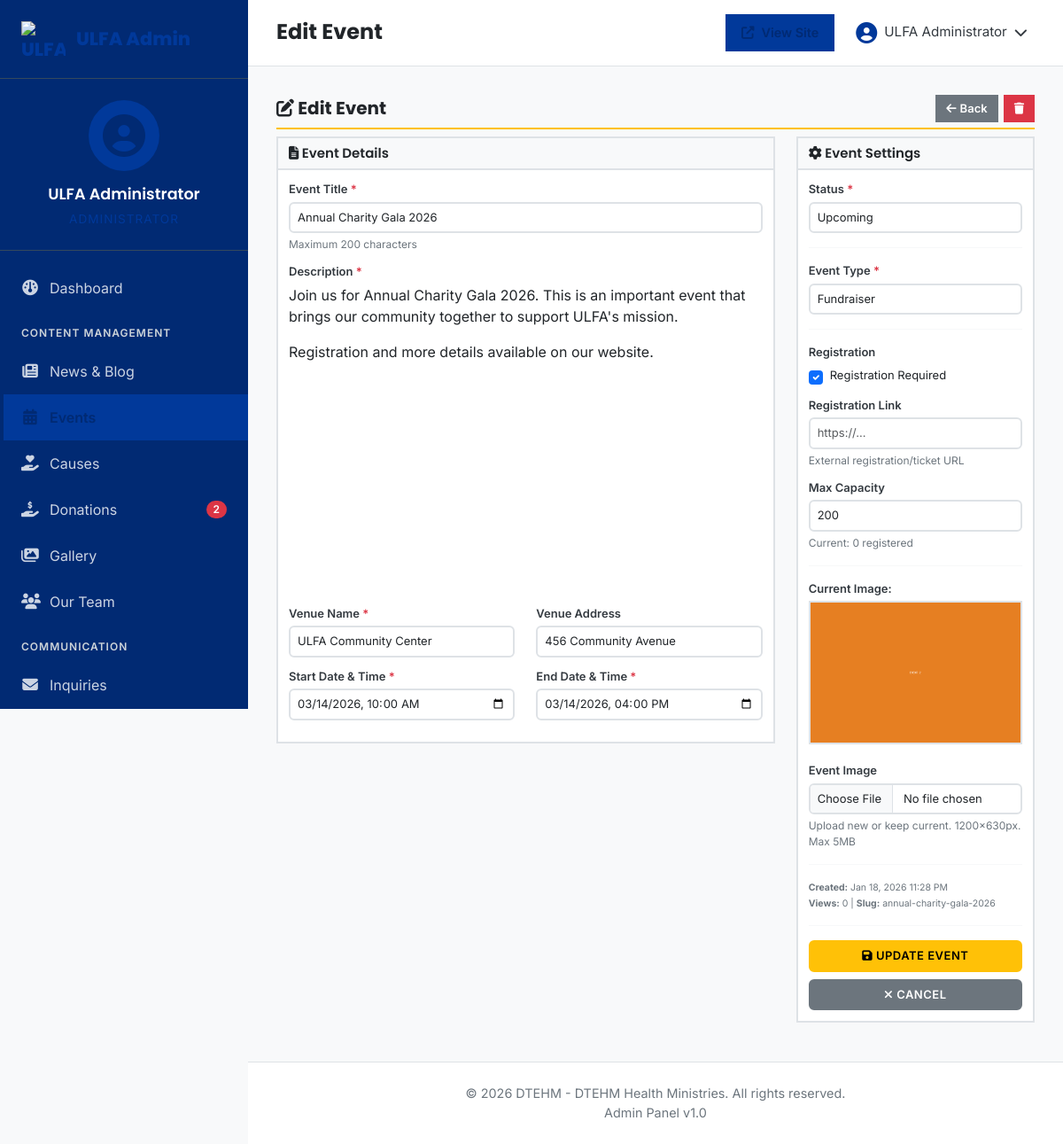
Page /admin/events-edit.php?id=2 (signed in) on the committed database.
### tables this page shows
CREATE TABLE `events` (
  `id` int(11) NOT NULL,
  `title` varchar(200) NOT NULL,
  `slug` varchar(220) NOT NULL,
  `description` longtext NOT NULL,
  `event_image` varchar(255) DEFAULT NULL,
  `event_type` varchar(50) NOT NULL,
  `start_datetime` datetime NOT NULL,
  `end_datetime` datetime NOT NULL,
  `venue_name` varchar(200) NOT NULL,
  `venue_address` text,
  `registration_required` tinyint(1) DEFAULT '0',
  `registration_link` varchar(255) DEFAULT NULL,
  `max_capacity` int(11) DEFAULT '0',
  `current_registrations` int(11) DEFAULT '0',
  `status` enum('upcoming','ongoing','completed','cancelled') DEFAULT 'upcoming',
  `views` int(11) DEFAULT '0',
  `created_by` int(11) NOT NULL,
  `created_at` timestamp NOT NULL DEFAULT CURRENT_TIMESTAMP,
  `updated_at` timestamp NOT NULL DEFAULT CURRENT_TIMESTAMP ON UPDATE CURRENT_TIMESTAMP
);

### admin/config/auth.php (called while the page is built, shortened)
<?php
function generateCSRFToken() {
    return $_SESSION['csrf_token'];
}

### admin/config/crud-helper.php (called while the page is built, shortened)
<?php
function getRecordById($table, $id) {
    try {
        $pdo = getDBConnection();
        $stmt = $pdo->prepare("SELECT * FROM $table WHERE id = ? LIMIT 1");
        $stmt->execute([$id]);
        return $stmt->fetch(PDO::FETCH_ASSOC) ?: null;
    } catch (PDOException $e) {
        error_log("Get record by ID error: " . $e->getMessage());
        return null;
    }
}
function formatDateTime($datetime, $format = 'M d, Y g:i A') {
    return date($format, strtotime($datetime));
}

### admin/events-edit.php (the view, shortened to what this page needs)
<?php
require_once 'config/auth.php';
require_once 'config/crud-helper.php';
$eventId = isset($_GET['id']) ? (int)$_GET['id'] : 0;
$event = getRecordById('events', $eventId);
$eventTypes = ['Fundraiser', 'Workshop', 'Community Service', 'Campaign', 'Awareness', 'Volunteer Drive'];
include 'includes/header.php';
?>
<div class="admin-content">
    <div class="content-header-compact">
        <h1><i class="fas fa-edit"></i> Edit Event</h1>
        <div class="header-actions">
            <a href="events.php" class="btn-sm btn-secondary">
                <i class="fas fa-arrow-left"></i> Back
            </a>
            <a href="events-delete.php?id=<?php echo $eventId; ?>&token=<?php echo generateCSRFToken(); ?>" class="btn-sm btn-danger" onclick="return confirm('Delete this event?');">
                <i class="fas fa-trash"></i>
            </a>
        </div>
    </div>
    <form method="POST" enctype="multipart/form-data" id="eventForm">
        <div class="row">
            <div class="col-lg-8">
                <div class="card-compact">
                    <div class="card-header-compact">
                        <h4><i class="fas fa-file-alt"></i> Event Details</h4>
                    </div>
                    <div class="card-body-compact">
                        <div class="form-group">
                            <label for="title" class="form-label required">Event Title</label>
                            <input
                                type="text"
                                id="title"
                                name="title"
                                class="form-control"
                                placeholder="Enter event title..."
                                required
                                maxlength="200"
                                value="<?php echo htmlspecialchars($event['title']); ?>"
                            >
                            <small class="form-text">Maximum 200 characters</small>
                        </div>
                        <div class="form-group">
                            <label for="description" class="form-label required">Description</label>
                            <div id="editor-container" style="height: 350px; background: #fff;"><?php echo $event['description']; ?></div>
                        </div>
                        <div class="row">
                            <div class="col-md-6">
                                <div class="form-group">
                                    <label for="venue_name" class="form-label required">Venue Name</label>
                                    <input
                                        type="text"
                                        id="venue_name"
                                        name="venue_name"
                                        class="form-control"
                                        placeholder="e.g., Community Center"
                                        required
                                        maxlength="200"
                                        value="<?php echo htmlspecialchars($event['venue_name']); ?>"
                                    >
                                </div>
                            </div>
                            <div class="col-md-6">
                                <div class="form-group">
                                    <label for="venue_address" class="form-label">Venue Address</label>
                                    <input
                                        type="text"
                                        id="venue_address"
                                        name="venue_address"
                                        class="form-control"
                                        placeholder="Full address (optional)"
                                        value="<?php echo htmlspecialchars($event['venue_address']); ?>"
                                    >
                                </div>
                            </div>
                        </div>
                        <div class="row">
                            <div class="col-md-6">
                                <div class="form-group">
                                    <label for="start_datetime" class="form-label required">Start Date & Time</label>
                                    <input
                                        type="datetime-local"
                                        id="start_datetime"
                                        name="start_datetime"
                                        class="form-control"
                                        required
                                        value="<?php echo date('Y-m-d\TH:i', strtotime($event['start_datetime'])); ?>"
                                    >
                                </div>
                            </div>
                            <div class="col-md-6">
                                <div class="form-group">
                                    <label for="end_datetime" class="form-label required">End Date & Time</label>
                                    <input
                                        type="datetime-local"
                                        id="end_datetime"
                                        name="end_datetime"
                                        class="form-control"
                                        required
                                        value="<?php echo date('Y-m-d\TH:i', strtotime($event['end_datetime'])); ?>"
                                    >
                                </div>
                            </div>
                        </div>
                    </div>
                </div>
            </div>
            <div class="col-lg-4">
                <div class="card-compact">
                    <div class="card-header-compact">
                        <h4><i class="fas fa-cog"></i> Event Settings</h4>
                    </div>
                    <div class="card-body-compact">
                        <div class="form-group">
                            <label for="status" class="form-label required">Status</label>
                            <select id="status" name="status" class="form-control" required>
                                <option value="upcoming" <?php echo ($event['status'] == 'upcoming') ? 'selected' : ''; ?>>Upcoming</option>
                            </select>
                        </div>
                        <hr class="my-3">
                        <div class="form-group">
                            <label for="event_type" class="form-label required">Event Type</label>
                            <select id="event_type" name="event_type" class="form-control" required>
                                <?php foreach ($eventTypes as $type): ?>
                                    <option value="<?php echo $type; ?>" <?php echo ($event['event_type'] == $type) ? 'selected' : ''; ?>>
                                        <?php echo $type; ?>
                                    </option>
                                <?php endforeach; ?>
                            </select>
                        </div>
                        <hr class="my-3">
                        <div class="form-group">
                            <label class="form-label">Registration</label>
                            <div class="form-check">
                                <input
                                    type="checkbox"
                                    id="registration_required"
                                    name="registration_required"
                                    class="form-check-input"
                                    <?php echo $event['registration_required'] ? 'checked' : ''; ?>
                                >
                                <label for="registration_required" class="form-check-label">Registration Required</label>
                            </div>
                        </div>
                        <div class="form-group">
                            <label for="registration_link" class="form-label">Registration Link</label>
                            <input
                                type="url"
                                id="registration_link"
                                name="registration_link"
                                class="form-control"
                                placeholder="https://..."
                                value="<?php echo htmlspecialchars($event['registration_link']); ?>"
                            >
                            <small class="form-text">External registration/ticket URL</small>
                        </div>
                        <div class="form-group">
                            <label for="max_capacity" class="form-label">Max Capacity</label>
                            <input
                                type="number"
                                id="max_capacity"
                                name="max_capacity"
                                class="form-control"
                                placeholder="0 = unlimited"
                                min="0"
                                value="<?php echo htmlspecialchars($event['max_capacity']); ?>"
                            >
                            <small class="form-text">Current: <?php echo $event['current_registrations']; ?> registered</small>
                        </div>
                        <hr class="my-3">
                        <?php if ($event['event_image']): ?>
                            <div class="form-group">
                                <label class="form-label">Current Image:</label>
                                <img src="../uploads/<?php echo htmlspecialchars($event['event_image']); ?>" alt="" style="max-width: 100%; height: auto; border: 2px solid #dee2e6; margin-bottom: 0.5rem;">
                            </div>
                        <?php endif; ?>
                        <div class="form-group">
                            <label for="event_image" class="form-label">Event Image</label>
                            <input
                                type="file"
                                id="event_image"
                                name="event_image"
                                class="form-control"
                                accept="image/*"
                            >
                            <small class="form-text"><?php echo $event['event_image'] ? 'Upload new or keep current. ' : ''; ?>1200x630px. Max 5MB</small>
                        </div>
                        <hr class="my-3">
                        <div class="form-group">
                            <div class="post-meta">
                                <small><strong>Created:</strong> <?php echo formatDateTime($event['created_at']); ?></small><br>
                                <small><strong>Views:</strong> <?php echo number_format($event['views']); ?> | <strong>Slug:</strong> <?php echo htmlspecialchars($event['slug']); ?></small>
                            </div>
                        </div>
                        <hr class="my-3">
                        <div class="d-grid gap-2">
                            <button type="submit" class="btn btn-primary">
                                <i class="fas fa-save"></i> Update Event
                            </button>
                            <a href="events.php" class="btn btn-secondary">
                                <i class="fas fa-times"></i> Cancel
                            </a>
                        </div>
                    </div>
                </div>
            </div>
        </div>
    </form>
</div>
<?php include 'includes/footer.php'; ?>

### rows in the picture
events: title "Annual Charity Gala 2026", description "Join us for Annual Charity Gala 2026. This is an important event that brings our community together to support ULFA's mission. Registration and more details available on our website.", venue_name "ULFA Community Center", venue_address "456 Community Avenue", start_datetime "03/14/2026 10:00", end_datetime "03/14/2026 16:00", status "Upcoming", event_type "Fundraiser", registration_required "☑", max_capacity "200", current_registrations "0", event_image (picture), created_at "Jan 18, 2026 11:28 PM", views "0", slug "annual-charity-gala-2026"

### other values in the picture
$currentAdmin['name'] "ULFA Administrator"
$pendingDonations "2"
$pageTitle "Edit Event"
